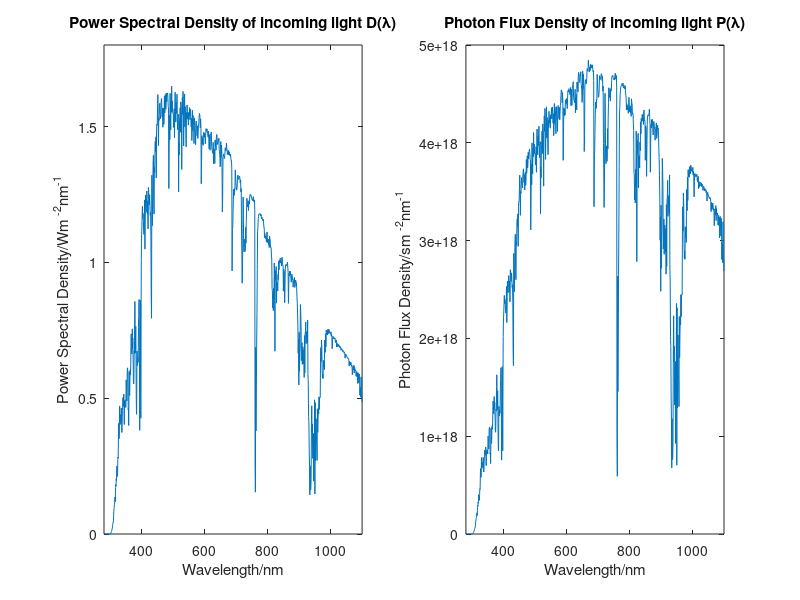
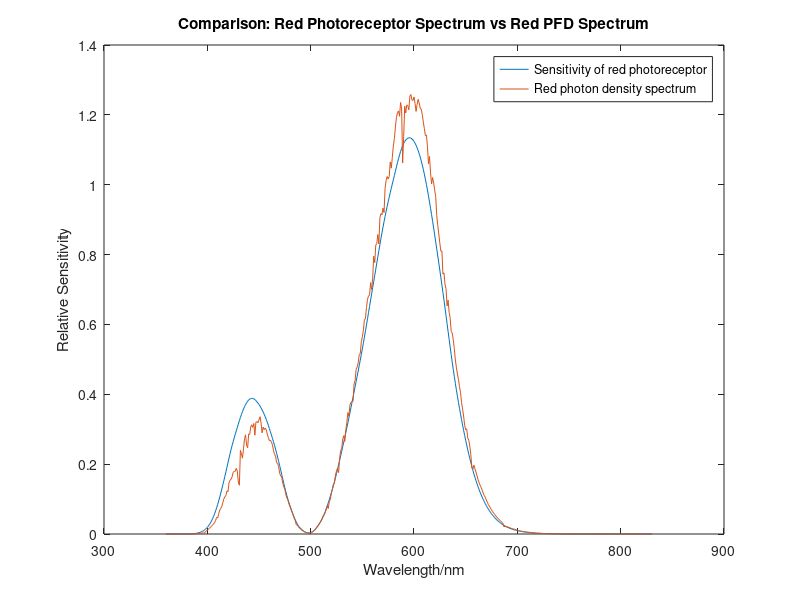

The MATLAB source for these figures, in order:
%16/11/2012
load student_data_2012

%Red absorption spectrum
CIE_X = CIE_XYZ(:,1);

%Photon Flux Density
P_lambda = Wavelength_in_nm .* Power_Density_Spectrum / (Parameters(10) * Parameters(11));

%Comparison between power density spectrum and photon density spectrum for
%checking
subplot(1,2,1), plot(Wavelength_in_nm, Power_Density_Spectrum)
xlabel('Wavelength/nm')
ylabel('Power Spectral Density/Wm ^{-2}nm^{-1}')
title ('Power Spectral Density of incoming light D(\lambda)')
axis ([280 1100 0 1.8])
%1e-9 factor gives slightly nicer units
subplot(1,2,2), plot(Wavelength_in_nm, P_lambda.*1e-9)
xlabel('Wavelength/nm')
ylabel('Photon Flux Density/sm ^{-2}nm^{-1}')
title ('Photon Flux Density of incoming light P(\lambda)')
axis ([280 1100 0 5e18])

%{
x axis for CIE runs from 360 to 830 in increments of 1

x axis for photon flux density (PFD) runs from 280 - 1100. Increments of 0.5
from 280 - 400

Adjust PFD matrix to contain just 360 - 830 in increments of 1
From manual lookup, 360 corresponds to element 161 of vector Wavelength_in_nm
Elements 161, 163, 165... 241 (only odd numbers) required to give 360 - 400 in increments of
1 then elements 242 - 671 required to give 401-830.
%}

%Red absorption spectrum to red photons matrix adjustment
Adjustment_elements = [161:2:241,242:671];
Wavelength_in_nm_adjusted = Wavelength_in_nm(Adjustment_elements);
Red_absorption_photons = P_lambda(Adjustment_elements) .* CIE_X;


%Graph showing difference between flat PDS assumption and actual (graphs
%scaled to same size just for comparison) to Check that adjusted matrix has
%worked as expected
figure
plot (XYZ_Wavelengths, CIE_X, XYZ_Wavelengths, Red_absorption_photons*0.25*10^-27)
xlabel ('Wavelength/nm')
ylabel ('Relative Sensitivity')
legend ('Sensitivity of red photoreceptor','Red photon density spectrum')
title ('Comparison: Red Photoreceptor Spectrum vs Red PFD Spectrum')

%Loop incrementing wavelength and calculating intergral of 'red' photon
%flux density spectrum up to this wavelength
%Finds the wavelength such that 99% of the 'red' photon flux density 
%spectrum is contained below this wavelength
Total_absorbed_red_photons = trapz(XYZ_Wavelengths,Red_absorption_photons);
loop_var_1 = 1;
for loop_var_1 = 1:length(XYZ_Wavelengths)
    Red_photons_temp_1 = trapz(Red_absorption_photons(1:loop_var_1));
    Percentage_red_absorbed = Red_photons_temp_1/Total_absorbed_red_photons;
    if Percentage_red_absorbed < 0.99
        loop_var_1 = loop_var_1 + 1;
    else
        break
    end
end

%Calculate percentage of total photons available for PV cell
temp_1 = length(find(XYZ_Wavelengths <= XYZ_Wavelengths(loop_var_1)));
P_lambda_adjusted = P_lambda(Adjustment_elements);
Photons_available_for_PV_cell = 1 - trapz(P_lambda_adjusted(1:temp_1))/trapz(Wavelength_in_nm,P_lambda);

%Output results of min wavelength for 99% red and percentage of total
%photons available
display (XYZ_Wavelengths(loop_var_1))
display (Photons_available_for_PV_cell)